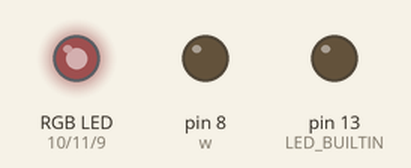
Recording of a sketch running on a simulated Arduino Uno, built with avr-gcc and run on an emulated ATmega328P. Shown: an RGB LED mixed from three pins (HIGH = lit), output pins drawn as LEDs (lit = HIGH). Dim RGB values are drawn brighter than linear.

Above: at 2.3 s.
At 4.1 s:
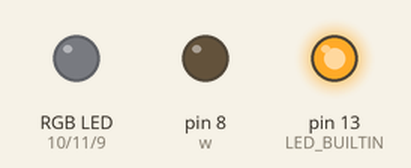
Timing chart, 0 to 5.6 s (numbered marks = the images above):
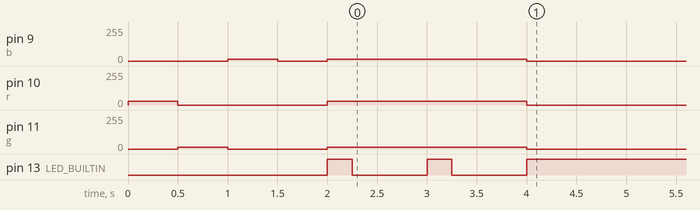

The sketch:

lights.ino
```cpp
int w = 8;
int r = 10;
int g = 11;
int b = 9;
int brightness = 12;
//r, g, b, w, time
int seq[] = {};
int step = 0;

void setup() {
  pinMode(w, OUTPUT);
  pinMode(r, OUTPUT);
  pinMode(g, OUTPUT);
  pinMode(b, OUTPUT);
  pinMode(LED_BUILTIN, OUTPUT);
  writeColor(255, 0, 0, 0);
  delay(500);
  writeColor(0, 255, 0, 0);
  delay(500);
  writeColor(0, 0, 255, 0);
  delay(500);
  writeColor(0, 0, 0, 255);
  delay(500);
  writeColor(255, 255, 255, 255);
  digitalWrite(LED_BUILTIN, HIGH);
  delay(250);
  digitalWrite(LED_BUILTIN, LOW);
  delay(750);
  digitalWrite(LED_BUILTIN, HIGH);
  delay(250);
  digitalWrite(LED_BUILTIN, LOW);
  delay(750);
  digitalWrite(LED_BUILTIN, HIGH);
}

void loop() {
  if (step < (sizeof(seq) / sizeof(int))/5.0) {
    writeColor(seq[0+(step*5)], seq[1+(step*5)], seq[2+(step*5)], seq[3+(step*5)]);
    delay((int)seq[4+(step*5)]);
    step = step + 1;
  } else {
    writeColor(0, 0, 0, 255);
  }
}

void writeColor(int ri, int gi, int bi, int wi) {
  analogWrite(r, (int)ri*(brightness/100.0));
  analogWrite(g, (int)gi*(brightness/200.0));
  analogWrite(b, (int)bi*(brightness/200.0));
  analogWrite(w, (int)wi*(brightness/100.0));
}
```

Measured:
- by itself, pin 9 (b): 15/255 → 0/255 at 1.5 s, → 15/255 0.50 s later, → 0/255 2.0 s later
- by itself, pin 10 (r): 30/255 → 0/255 at 0.50 s, → 30/255 1.5 s later, → 0/255 2.0 s later
- by itself, pin 11 (g): 15/255 → 0/255 at 1.0 s, → 15/255 1.0 s later, → 0/255 2.0 s later
